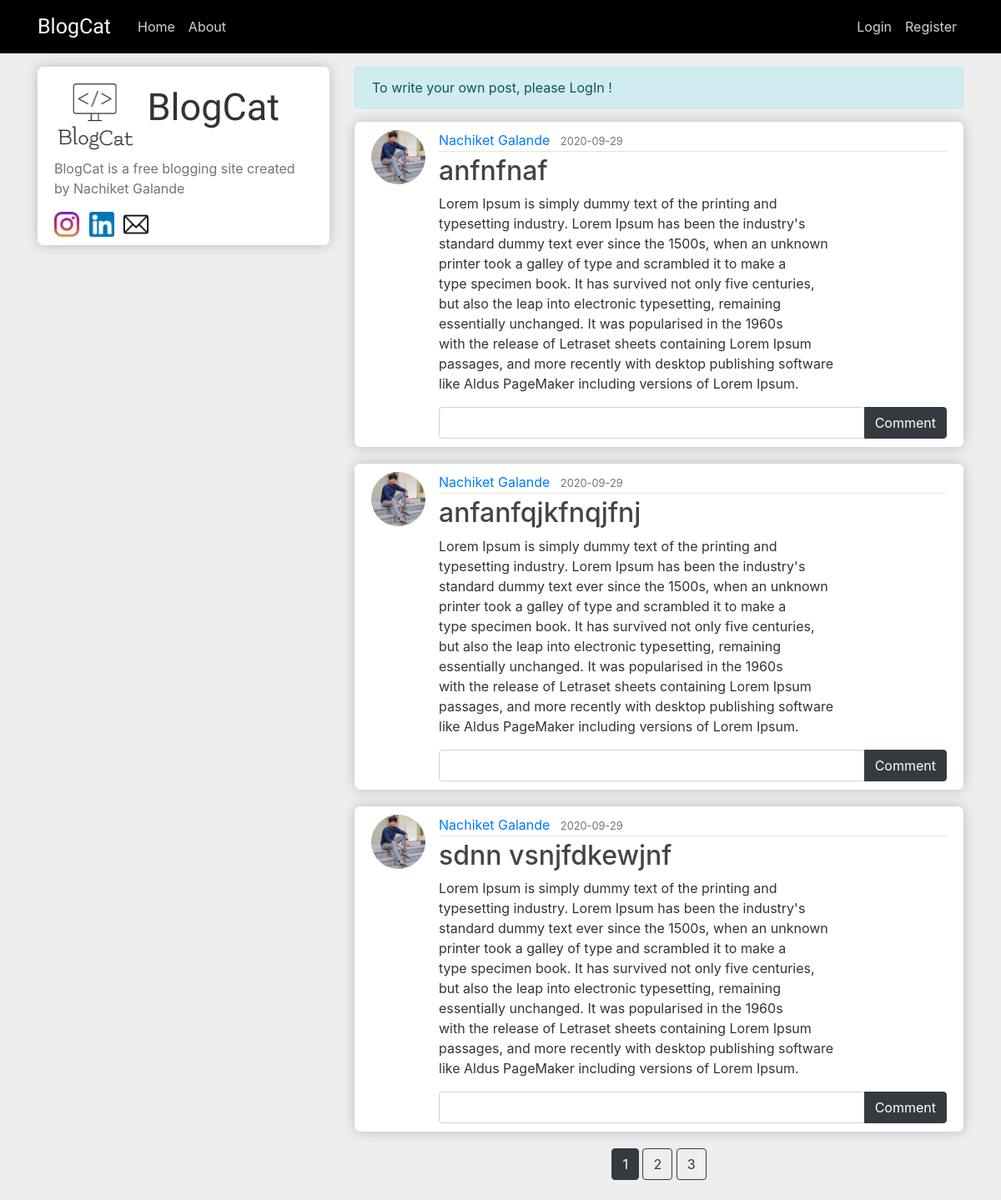
The page /home on the database its author committed.
### blog/models.py (models this page shows, shortened)
class Post(db.Model):
    id = db.Column(db.Integer, primary_key=True)
    title = db.Column(db.String(100), nullable=False)
    date_posted = db.Column(db.DateTime, nullable=False, default=datetime.utcnow)
    content = db.Column(db.Text, nullable=False)
    user_id = db.Column(db.Integer, db.ForeignKey('user.id'), nullable=False)

class User(db.Model, UserMixin):
    id = db.Column(db.Integer, primary_key=True)
    username = db.Column(db.String(20), unique=True, nullable=False)
    email = db.Column(db.String(120), unique=True, nullable=False)
    image_file = db.Column(db.String(20), nullable=False, default='default.jpg')
    password = db.Column(db.String(60), nullable=False)
    posts = db.relationship('Post', backref='author', lazy=True)

### blog/main/routes.py (the view)
@main.route("/")
@main.route("/home")
def home():
    form = CommentForm()
    page = request.args.get('page', 1, type=int)
    posts = Post.query.order_by(Post.date_posted.desc()).paginate(page=page, per_page=3)
    return render_template('home.html', posts=posts, form=form)

### blog/main/forms.py
class CommentForm(FlaskForm):
    comment = StringField('Comment', validators=[DataRequired()])
    submit = SubmitField('Comment')

### blog/templates/home.html
{% extends "layout.html" %}
{% block content %}
  {% if current_user.is_authenticated %}
  {% else %}
    <div class="alert alert-info">To write your own post, please LogIn !</div>
  {% endif %}
  {%for post in posts.items %}
  <article class="media content-section" data-aos="fade-up" data-aos-duration="1000">
    <img class="rounded-circle article-img" src="{{ url_for('static', filename='profile_pics/' + post.author.image_file) }}">
    <div class="media-body">
      <div class="article-metadata">
        <a class="mr-2" href="{{ url_for('users.user_posts', username=post.author.username) }}">{{ post.author.username }}</a>
        <small class="text-muted">{{ post.date_posted.strftime('%Y-%m-%d') }}</small>
      </div>
      <h2><a class="article-title" href="{{ url_for('posts.post', post_id=post.id) }}">{{ post.title }}</a></h2>
      <p class="article-content">{{ post.content }}</p>
      <form method="POST" action="">
        <div class="input-group">
          <div class="custom-file">
            {{ form.comment(class="form-control") }}
          </div>
          <div class="input-group-append">
            {{ form.submit(class="btn btn-dark") }}
          </div>
        </div>
      </form>
  </article>
  {% endfor %}
  <div style="text-align:center">
    {% for page_num in posts.iter_pages(left_edge=1, right_edge=1, left_current=1, right_current=2) %}
      {% if page_num %}
        {% if posts.page == page_num %}
          <a class="btn btn-dark  mb-4" href="{{ url_for('main.home', page=page_num) }}">{{ page_num }}</a>
        {% else %}
          <a class="btn btn-outline-dark mb-4" href="{{ url_for('main.home', page=page_num) }}">{{ page_num }}</a>
        {% endif %}
      {% else %}
        ...
      {% endif %}
    {% endfor %}
  </div>
{% endblock content %}

### blog/static/main.css (style rules this page uses)
body { background: #eee; color: #333333; margin-top: 5rem; }
h1, h2, h3, h4, h5, h6 { color: #444444; }
.content-section { background: #ffffff; padding: 10px 20px; border: 0px solid #aaa; border-radius: 7px; margin-bottom: 20px; box-shadow: 0 0 15px #bbb; }
.article-title { color: #444444; }
.article-content { white-space: pre-line; }
.article-img { height: 65px; width: 65px; margin-right: 16px; }
.article-metadata { padding-bottom: 1px; margin-bottom: 4px; border-bottom: 1px solid #e3e3e3 }

### rows shown on the page
Post: image_file (picture), author.username "Nachiket Galande", date_posted "2020-09-29", title "anfnfnaf", content "Lorem Ipsum is simply dummy text of the printing and typesetting industry. Lorem Ipsum has been the industry's standard dummy text ever since the 1500s, when an unknown printer took a galley of type and scrambled it to make a type specimen book. It has survived not only five centuries, but also the leap into electronic typesetting, remaining essentially unchanged. It was popularised in the 1960s with the release of Letraset sheets containing Lorem Ipsum passages, and more recently with desktop publishing software like Aldus PageMaker including versions of Lorem Ipsum."
Post: image_file (picture), author.username "Nachiket Galande", date_posted "2020-09-29", title "anfanfqjkfnqjfnj", content "Lorem Ipsum is simply dummy text of the printing and typesetting industry. Lorem Ipsum has been the industry's standard dummy text ever since the 1500s, when an unknown printer took a galley of type and scrambled it to make a type specimen book. It has survived not only five centuries, but also the leap into electronic typesetting, remaining essentially unchanged. It was popularised in the 1960s with the release of Letraset sheets containing Lorem Ipsum passages, and more recently with desktop publishing software like Aldus PageMaker including versions of Lorem Ipsum."
Post: image_file (picture), author.username "Nachiket Galande", date_posted "2020-09-29", title "sdnn vsnjfdkewjnf", content "Lorem Ipsum is simply dummy text of the printing and typesetting industry. Lorem Ipsum has been the industry's standard dummy text ever since the 1500s, when an unknown printer took a galley of type and scrambled it to make a type specimen book. It has survived not only five centuries, but also the leap into electronic typesetting, remaining essentially unchanged. It was popularised in the 1960s with the release of Letraset sheets containing Lorem Ipsum passages, and more recently with desktop publishing software like Aldus PageMaker including versions of Lorem Ipsum."

### other values the page prints
{{ page_num }} "1"
{{ page_num }} "2" "3"
